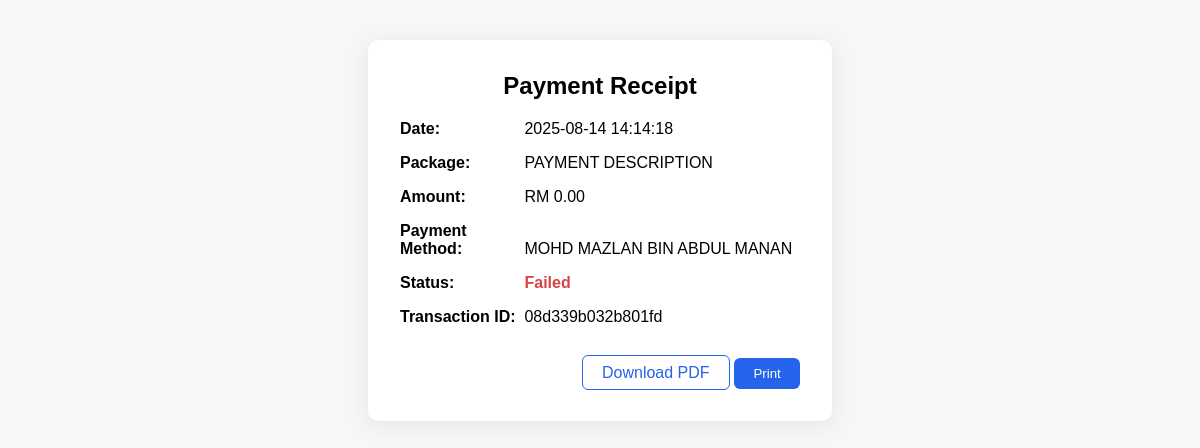
The app's page /receipt.php?id=08d339b032b801fd (signed in) with its own data.
### tables this page shows
CREATE TABLE `billplz_payment` (
  `id` varchar(32) NOT NULL,
  `user_id` int(11) DEFAULT NULL,
  `collection_id` varchar(32) DEFAULT NULL,
  `paid` tinyint(1) DEFAULT NULL,
  `state` varchar(20) DEFAULT NULL,
  `amount` int(11) DEFAULT NULL,
  `paid_amount` int(11) DEFAULT NULL,
  `due_at` date DEFAULT NULL,
  `email` varchar(100) DEFAULT NULL,
  `mobile` varchar(30) DEFAULT NULL,
  `name` varchar(100) DEFAULT NULL,
  `url` varchar(255) DEFAULT NULL,
  `reference_1_label` varchar(100) DEFAULT NULL,
  `reference_1` varchar(100) DEFAULT NULL,
  `reference_2_label` varchar(100) DEFAULT NULL,
  `reference_2` varchar(100) DEFAULT NULL,
  `redirect_url` varchar(255) DEFAULT NULL,
  `callback_url` varchar(255) DEFAULT NULL,
  `description` varchar(255) DEFAULT NULL,
  `paid_at` datetime DEFAULT NULL
);

### app/controllers/BillplzPaymentController.php (called while the page is built, shortened)
<?php
class BillplzPaymentController
{
    private $db;
    public function __construct(PDO $db)
    {
        $this->db = $db;
    }
    public function getById($id)
    {
        $sql = "SELECT * FROM billplz_payment WHERE id = :id";
        $stmt = $this->db->prepare($sql);
        $stmt->execute([':id' => $id]);
        $data = $stmt->fetch(PDO::FETCH_ASSOC);
        return $data ? new BillplzPayment($data) : null;
    }
}

### receipt.php (the view, shortened to what this page needs)
<?php
require_once 'app/controllers/BillplzPaymentController.php';
$id = isset($_GET['id']) ? $_GET['id'] : null;
$db = new Database();
$conn = $db->connect();
$controller = new BillplzPaymentController($conn);
$payment = $controller->getById($id);
?><!DOCTYPE html>
<html lang="en">
<head>
</head>
<body>
<div class="receipt-container">
    <h2>Payment Receipt</h2>
    <div class="receipt-row"><span class="label">Date:</span> <?php echo htmlspecialchars($payment->paid_at); ?></div>
    <div class="receipt-row"><span class="label">Package:</span> <?php echo htmlspecialchars($payment->description); ?></div>
    <div class="receipt-row"><span class="label">Amount:</span> RM <?php echo number_format($payment->paid_amount/100, 2); ?></div>
    <div class="receipt-row"><span class="label">Payment Method:</span> <?php echo htmlspecialchars($payment->name); ?></div>
    <div class="receipt-row"><span class="label">Status:</span> <span class="status-<?php echo $payment->paid ? 'success' : 'failed'; ?>"><?php echo $payment->paid ? 'Success' : 'Failed'; ?></span></div>
    <div class="receipt-row"><span class="label">Transaction ID:</span> <?php echo htmlspecialchars($payment->id); ?></div>
    <div class="actions">
        <a href="?id=<?php echo urlencode($id); ?>&pdf=1" class="btn btn-outline">Download PDF</a>
        <button onclick="window.print()" class="btn">Print</button>
    </div>
</div>
</body>
</html>

### receipt.php (style rules this page uses)
body { font-family: Arial, sans-serif; background: #f7f7f7; }
.receipt-container { max-width: 400px; margin: 2.5rem auto; background: #fff; border-radius: 10px; box-shadow: 0 4px 24px rgba(0,0,0,0.08); padding: 2rem; }
h2 { margin-top: 0; text-align: center; }
.receipt-row { margin-bottom: 1rem; }
.label { font-weight: bold; display: inline-block; width: 120px; }
.status-failed { color: #d64545; font-weight: bold; }
.actions { text-align: right; margin-top: 2rem; }
.btn { background: #2563eb; color: #fff; border: none; padding: 0.5rem 1.2rem; border-radius: 6px; font-weight: 500; cursor: pointer; text-decoration: none; }
.btn-outline { background: #fff; color: #2563eb; border: 1px solid #2563eb; }

### records on screen
billplz_payment: paid_at "2025-08-14 14:14:18", description "PAYMENT DESCRIPTION", $payment->paid_amount/100 "0.00", name "MOHD MAZLAN BIN ABDUL MANAN", id "08d339b032b801fd"
